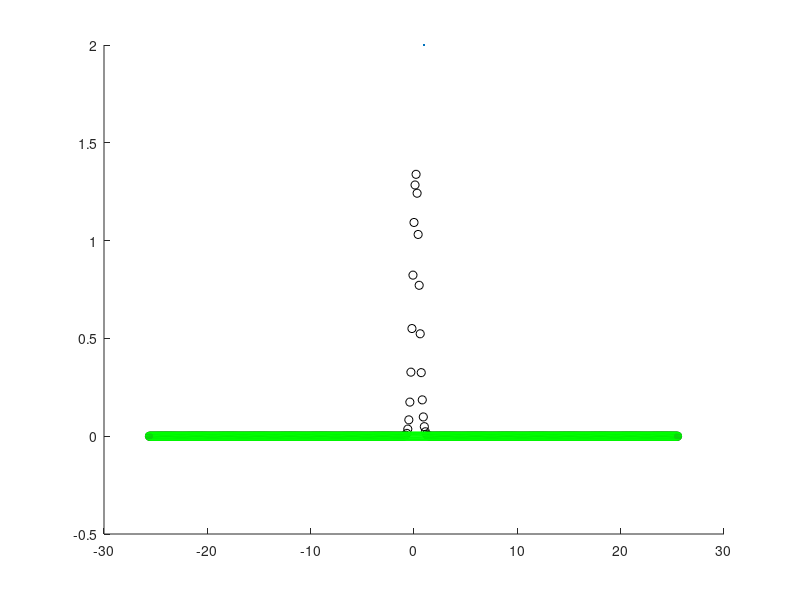

Reproduce this figure in MATLAB. (Note: this script raises an error after producing the figure.)
%% Simulation of the Variance Gamma Process

%  The formula for our new stochastic process is
%  X(t) = theta*G(t) + sigma*W(G(t))

% We will now work with the VG in its differential form
%  dX(t) = theta*dG(t) + sigma*dW(G(t))

clear all
close all

% Parameters
npaths = 20000 ; % Number of paths to be simulated
T = 1 ; % Time horizon
nsteps = 200 ; % Number of timesteps
dt = T/nsteps ; % Size of the timesteps
t = 0:dt:T ; % Discretization of our time grid
theta = 0.2 ; % Drift term for our time-changed process
sigma = 0.3 ; % Vol/diffusion term for our time-changed process
kappa = 0.05 ; % Parameter for the Gamma Process = 1/lambda = 1/rate

%% Monte Carlo Simualtion - npaths x nsteps

% First we must compute a [npaths,nsteps] matrix containing the Gamma
% increments of the Gamma random clock.
% Algorithm Step 1 - Ballotta & Fusai p.189
dG = gamrnd(dt/kappa,kappa,[npaths,nsteps]) ;

% Now we compute our traditional ABM but under the Gamma random clock
dX = theta*dG + sigma*sqrt(dG).*randn([npaths,nsteps]) ;

% Now we cumulatively sum the increments
X = [zeros([npaths,1]) , cumsum(dX,2)] ;

%% FFT
% Since we are working with a numerical algorithm we need an appropriate
% grid over which to work. As a rule its always best to define the number
% of grid points to be a power of 2. 

% GRID IN REAL SPACE
N = 512; % Number of grid points 
dx = 0.1; % Grid step size in real space
upperx = N*dx; % Upper truncation limit in real space
x = dx*(-N/2:N/2-1); % Grid in real space

% GRID IN FOURIER SPACE (Pulsation)
dxi = (2*pi)/(N*dx); % Grid step size in fourier space
upperxi = N*dxi; % Upper truncation limit in fourier space
xi = dxi*(-N/2:N/2-1); % Grid in fourier space

% GRID IN FOURIER SPACE (Frequency)
dnu = 1/(N*dx); % Grid step size in fourier space
uppernu = N*dnu; % Upper truncation limit in fourier space
nu = dnu*(-N/2:N/2-1); % Grid in fourier space

% Pulsation space: xi
char_func = (1 - 1i*xi*theta*kappa + 0.5*kappa*(xi*sigma).^2).^(-T/kappa);

f_X = fftshift(fft(ifftshift(char_func)))/upperx;

% Frequency space: nu
char_func1 = (1 - 1i*(2*pi*nu)*theta*kappa + 0.5*kappa*((2*pi*nu)*sigma).^2).^(-T/kappa);

f_X1 = fftshift(fft(ifftshift(char_func1)))/upperx; 

%% Figures

close all

figure(1)
hold on;
plot(x,real(f_X),'ko', LineWidth=2)
plot(x,imag(f_X),'go')
histogram(X(:,end), numbins=100, Normalization='pdf',FaceColor='auto');
axis([-1.2 1.2 0 1.8])
title('Pulsation Space: FFT of VG in $\xi$',Interpreter='latex')
%xlabel('x')
%ylabel('f')
%legend('Re(fn)','Im(fn)')

figure(2)
hold on;
plot(x,real(f_X1),'ko', LineWidth=2)
plot(x,imag(f_X1),'go')
histogram(X(:,end), numbins=100, Normalization='pdf',FaceColor='auto');
axis([-1.2 1.2 0 1.8])
title('Frequency Space: FFT of VG in $\nu$',Interpreter='latex')